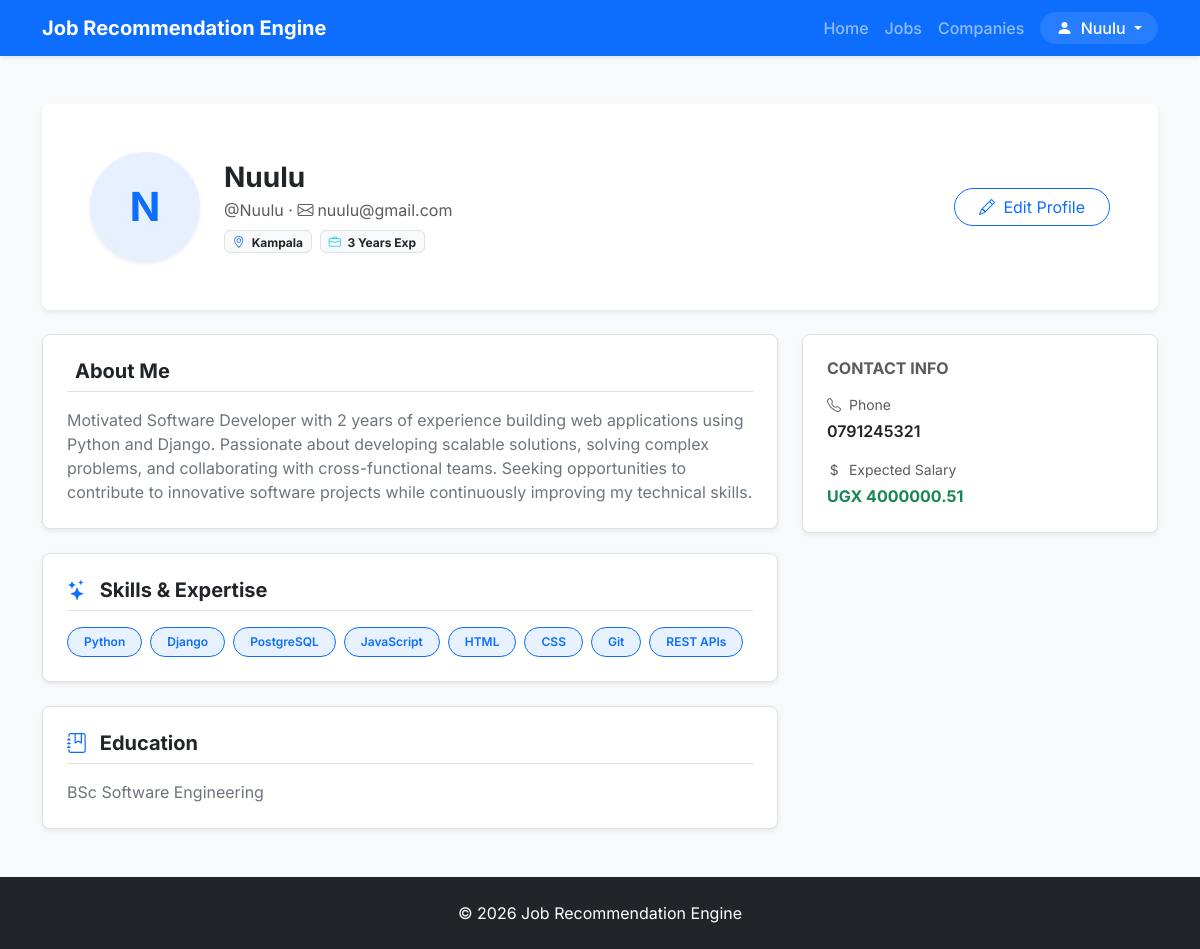
Before: /profile/ (signed in) with the older database file.
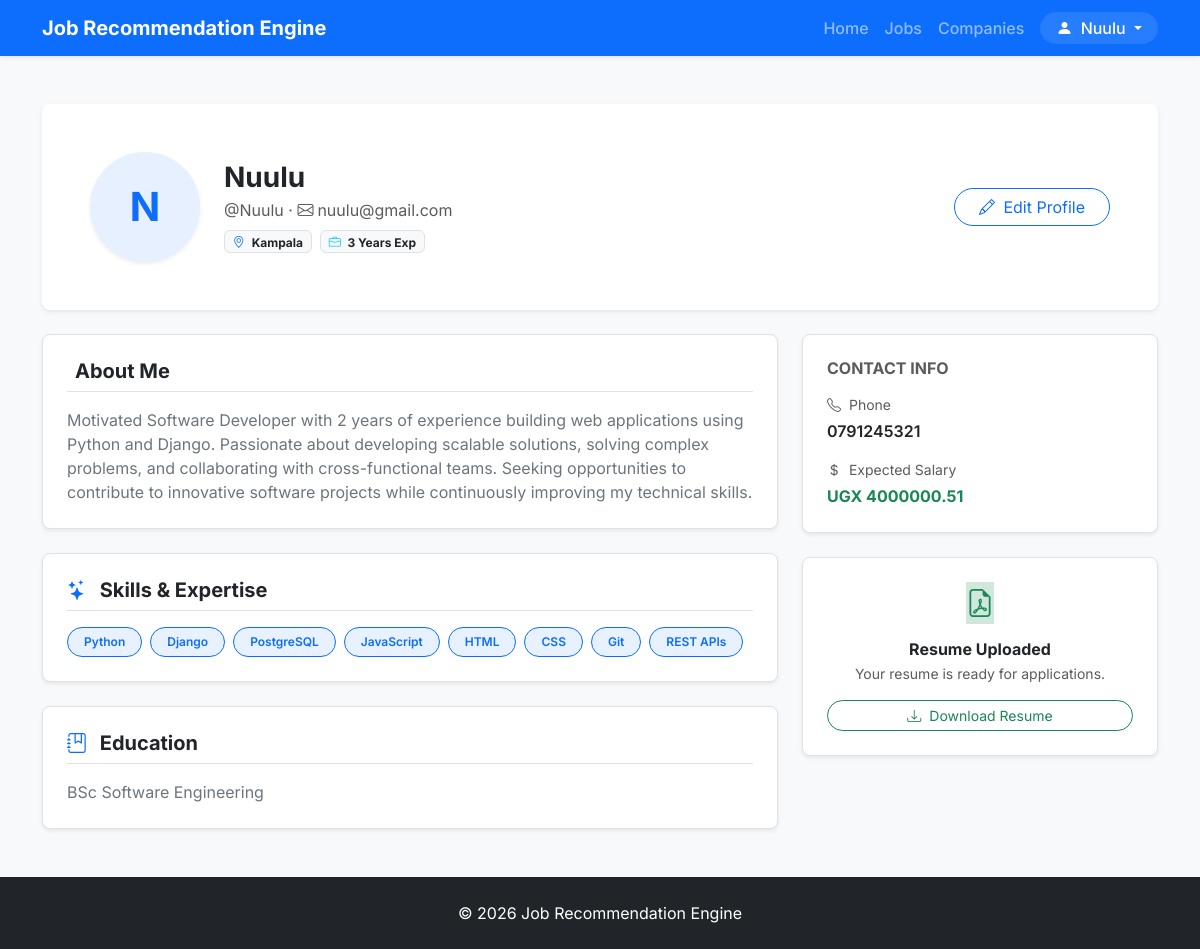
After: the same page with the newer database file.
### recommender/views/profile.py (the view)
# urls.py: path("profile/", view_profile, name="view_profile"),
@login_required
def view_profile(request):
    profile = get_user_profile(request.user)
    return render(
        request,
        "profile/detail.html",
        {"profile": profile},
    )

### recommender/models.py (called while the page is built)
    @property
    def is_recruiter(self):
        return self.role == self.ROLE_RECRUITER

    @property
    def is_complete(self):
        if self.is_recruiter:
            return bool(self.company_name.strip())
        return bool(
            self.skills.strip()
            and (self.education.strip() or self.bio.strip())
        )

    def skills_list(self):
        if not self.skills.strip():
            return []
        return [skill.strip() for skill in self.skills.split(",") if skill.strip()]

### recommender/utils.py (called while the page is built)
def get_user_profile(user):
    profile, _ = Profile.objects.get_or_create(user=user)
    return profile

### recommender/templates/profile/detail.html (shortened to what the changed rows need)
{% extends "base.html" %}
{% block content %}
<div class="container py-5 max-w-4xl">
    {% if profile.is_recruiter %}
    <div class="card card-modern border-0 p-4 p-md-5 mb-4 shadow-sm">
        <div class="d-flex flex-wrap align-items-center justify-content-between gap-4">
            <div class="d-flex align-items-center gap-4 flex-wrap">
                {% if profile.profile_picture %}
                <img src="{{ profile.profile_picture.url }}" alt="Profile photo"
                    class="rounded-circle shadow-sm border border-3 border-white"
                    style="width:110px; height:110px; object-fit:cover;">
                {% else %}
                <div class="rounded-circle bg-primary bg-opacity-10 text-primary d-inline-flex align-items-center justify-content-center fw-bold fs-1 shadow-sm"
                    style="width:110px; height:110px;">
                    {{ profile.user.username|slice:":1"|upper }}
                </div>
                {% endif %}
                <div>
                    <h1 class="h3 fw-bold mb-1">{{ profile.user.get_full_name|default:profile.user.username }}</h1>
                    <p class="text-muted mb-2">@{{ profile.user.username }}{% if profile.user.email %} · <i
                            class="bi bi-envelope me-1"></i>{{ profile.user.email }}{% endif %}</p>
                    <div class="d-flex flex-wrap gap-2">
                        <span class="badge bg-primary rounded-pill px-3 py-2">
                            <i class="bi bi-person-workspace me-1"></i> Recruiter
                        </span>
                        {% if profile.company_name %}
                        <span class="badge bg-light text-dark border px-3 py-2">
                            <i class="bi bi-building text-primary me-1"></i> {{ profile.company_name }}
                        </span>
                        {% endif %}
                        {% if profile.designation %}
                        <span class="badge bg-light text-dark border px-3 py-2">
                            <i class="bi bi-person-badge text-info me-1"></i> {{ profile.designation }}
                        </span>
                        {% endif %}
                    </div>
                </div>
            </div>
            <div>
                <a href="{% url 'edit_profile' %}" class="btn btn-outline-primary rounded-pill px-4">
                    <i class="bi bi-pencil me-1"></i> Edit Profile
                </a>
            </div>
        </div>
    </div>
    {% if not profile.is_complete %}
    <div class="alert alert-warning border-0 shadow-sm d-flex align-items-center gap-3 p-4 rounded-4 mb-4">
        <i class="bi bi-exclamation-triangle-fill fs-2 text-warning"></i>
        <div>
            <h5 class="fw-bold mb-1">Your recruiter profile is incomplete</h5>
            <p class="mb-0 small">Please add your company name and details to post jobs and manage applicants.</p>
        </div>
        <a href="{% url 'edit_profile' %}" class="btn btn-warning btn-sm rounded-pill ms-auto fw-semibold text-nowrap">
            Complete Now
        </a>
    </div>
    {% endif %}
    <div class="row g-4">
        <div class="col-md-8">
            <div class="card card-modern p-4 mb-4">
                <h3 class="h5 fw-bold mb-3 border-bottom pb-2">
                    <i class="bi bi-building me-2 text-primary"></i> Company Overview & Bio
                </h3>
                <p class="text-secondary mb-0 leading-relaxed">
                    {{ profile.bio|default:"No bio or company overview added yet. Click edit profile to add details." }}
                </p>
            </div>
            <div class="card card-modern p-4">
                <h3 class="h5 fw-bold mb-3 border-bottom pb-2">
                    <i class="bi bi-info-circle me-2 text-primary"></i> Company Details
                </h3>
                <div class="row g-3">
                    <div class="col-sm-6">
                        <small class="text-muted d-block mb-1">Company Name</small>
                        <span class="fw-semibold text-dark">{{ profile.company_name|default:"Not specified" }}</span>
                    </div>
                    <div class="col-sm-6">
                        <small class="text-muted d-block mb-1">Designation / Title</small>
                        <span class="fw-semibold text-dark">{{ profile.designation|default:"Not specified" }}</span>
                    </div>
                    <div class="col-sm-12">
                        <small class="text-muted d-block mb-1">Company Website</small>
                        {% if profile.company_website %}
                        <a href="{{ profile.company_website }}" target="_blank" rel="noopener" class="text-decoration-none fw-semibold">
                            <i class="bi bi-globe me-1"></i>{{ profile.company_website }}
                        </a>
                        {% else %}
                        <span class="text-secondary">Not specified</span>
                        {% endif %}
                    </div>
                </div>
            </div>
        </div>
        <div class="col-md-4">
            <div class="card card-modern p-4 mb-4">
                <h3 class="h6 fw-bold mb-3 text-muted text-uppercase tracking-wider">Contact Information</h3>
                <div class="mb-3">
                    <small class="text-muted d-block mb-1"><i class="bi bi-envelope me-1"></i> Email</small>
                    <span class="fw-semibold text-dark">{{ profile.user.email|default:"Not provided" }}</span>
                </div>
                <div>
                    <small class="text-muted d-block mb-1"><i class="bi bi-telephone me-1"></i> Phone</small>
                    <span class="fw-semibold text-dark">{{ profile.phone|default:"Not provided" }}</span>
                </div>
            </div>
        </div>
    </div>
    {% else %}
    <div class="card card-modern border-0 p-4 p-md-5 mb-4 shadow-sm">
        <div class="d-flex flex-wrap align-items-center justify-content-between gap-4">
            <div class="d-flex align-items-center gap-4 flex-wrap">
                <div>
                    <h1 class="h3 fw-bold mb-1">{{ profile.user.get_full_name|default:profile.user.username }}</h1>
                </div>
            </div>
        </div>
    </div>
    <div class="row g-4">
        <div class="col-md-4">
            {% if profile.resume %}
            <div class="card card-modern p-4 text-center">
                <div class="icon-box bg-success-subtle text-success mx-auto mb-3">
                    <i class="bi bi-file-earmark-pdf fs-3"></i>
                </div>
                <h4 class="h6 fw-bold mb-1">Resume Uploaded</h4>
                <p class="text-muted small mb-3">Your resume is ready for applications.</p>
                <a href="{{ profile.resume.url }}" class="btn btn-outline-success btn-sm rounded-pill w-100"
                    target="_blank" rel="noopener">
                    <i class="bi bi-download me-1"></i> Download Resume
                </a>
            </div>
            {% endif %}
        </div>
    </div>
    {% endif %}
</div>
{% endblock %}

Changed rows visible on the page:
changed Profile "BSc Software Engineering": resume empty → "resumes/GROUP_H_DAY.docx" (drawn)
Other visible differences:
text now shown: "Resume Uploaded Your resume is ready for applications. Download Resume"
